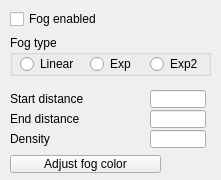
<?xml version="1.0" encoding="UTF-8"?>
<ui version="4.0">
 <class>CQDlgFog</class>
 <widget class="QDialog" name="CQDlgFog">
  <property name="geometry">
   <rect>
    <x>0</x>
    <y>0</y>
    <width>221</width>
    <height>180</height>
   </rect>
  </property>
  <property name="windowTitle">
   <string>Fog Settings</string>
  </property>
  <property name="locale">
   <locale language="English" country="UnitedStates"/>
  </property>
  <widget class="QCheckBox" name="qqFogEnabled">
   <property name="geometry">
    <rect>
     <x>10</x>
     <y>10</y>
     <width>111</width>
     <height>18</height>
    </rect>
   </property>
   <property name="focusPolicy">
    <enum>Qt::StrongFocus</enum>
   </property>
   <property name="text">
    <string>Fog enabled</string>
   </property>
  </widget>
  <widget class="QGroupBox" name="groupBox">
   <property name="geometry">
    <rect>
     <x>10</x>
     <y>35</y>
     <width>201</width>
     <height>41</height>
    </rect>
   </property>
   <property name="title">
    <string>Fog type</string>
   </property>
   <property name="flat">
    <bool>true</bool>
   </property>
   <widget class="QRadioButton" name="qqLinear">
    <property name="geometry">
     <rect>
      <x>10</x>
      <y>20</y>
      <width>61</width>
      <height>18</height>
     </rect>
    </property>
    <property name="focusPolicy">
     <enum>Qt::StrongFocus</enum>
    </property>
    <property name="text">
     <string>Linear</string>
    </property>
    <property name="autoExclusive">
     <bool>false</bool>
    </property>
   </widget>
   <widget class="QRadioButton" name="qqExp">
    <property name="geometry">
     <rect>
      <x>80</x>
      <y>20</y>
      <width>51</width>
      <height>18</height>
     </rect>
    </property>
    <property name="focusPolicy">
     <enum>Qt::StrongFocus</enum>
    </property>
    <property name="text">
     <string>Exp</string>
    </property>
    <property name="autoExclusive">
     <bool>false</bool>
    </property>
   </widget>
   <widget class="QRadioButton" name="qqExp2">
    <property name="geometry">
     <rect>
      <x>140</x>
      <y>20</y>
      <width>61</width>
      <height>18</height>
     </rect>
    </property>
    <property name="focusPolicy">
     <enum>Qt::StrongFocus</enum>
    </property>
    <property name="text">
     <string>Exp2</string>
    </property>
    <property name="autoExclusive">
     <bool>false</bool>
    </property>
   </widget>
  </widget>
  <widget class="QLabel" name="label">
   <property name="geometry">
    <rect>
     <x>10</x>
     <y>90</y>
     <width>111</width>
     <height>18</height>
    </rect>
   </property>
   <property name="text">
    <string>Start distance</string>
   </property>
  </widget>
  <widget class="QLineEdit" name="qqStartDistance">
   <property name="geometry">
    <rect>
     <x>150</x>
     <y>90</y>
     <width>56</width>
     <height>18</height>
    </rect>
   </property>
  </widget>
  <widget class="QLabel" name="label_2">
   <property name="geometry">
    <rect>
     <x>10</x>
     <y>110</y>
     <width>111</width>
     <height>18</height>
    </rect>
   </property>
   <property name="text">
    <string>End distance</string>
   </property>
  </widget>
  <widget class="QLineEdit" name="qqEndDistance">
   <property name="geometry">
    <rect>
     <x>150</x>
     <y>110</y>
     <width>56</width>
     <height>18</height>
    </rect>
   </property>
  </widget>
  <widget class="QLineEdit" name="qqDensity">
   <property name="geometry">
    <rect>
     <x>150</x>
     <y>130</y>
     <width>56</width>
     <height>18</height>
    </rect>
   </property>
  </widget>
  <widget class="QLabel" name="label_3">
   <property name="geometry">
    <rect>
     <x>10</x>
     <y>130</y>
     <width>111</width>
     <height>18</height>
    </rect>
   </property>
   <property name="text">
    <string>Density</string>
   </property>
  </widget>
  <widget class="QToolButton" name="qqAdjustColor">
   <property name="geometry">
    <rect>
     <x>10</x>
     <y>155</y>
     <width>151</width>
     <height>18</height>
    </rect>
   </property>
   <property name="focusPolicy">
    <enum>Qt::StrongFocus</enum>
   </property>
   <property name="text">
    <string>Adjust fog color</string>
   </property>
  </widget>
  <widget class="QLineEdit" name="qqDensity_2">
   <property name="geometry">
    <rect>
     <x>2520</x>
     <y>410</y>
     <width>81</width>
     <height>18</height>
    </rect>
   </property>
   <property name="font">
    <font>
     <pointsize>7</pointsize>
    </font>
   </property>
  </widget>
  <widget class="QLineEdit" name="qqStartDistance_2">
   <property name="geometry">
    <rect>
     <x>2520</x>
     <y>350</y>
     <width>81</width>
     <height>18</height>
    </rect>
   </property>
   <property name="font">
    <font>
     <pointsize>7</pointsize>
    </font>
   </property>
  </widget>
  <widget class="QLineEdit" name="qqEndDistance_2">
   <property name="geometry">
    <rect>
     <x>2520</x>
     <y>380</y>
     <width>56</width>
     <height>18</height>
    </rect>
   </property>
   <property name="font">
    <font>
     <pointsize>7</pointsize>
    </font>
   </property>
  </widget>
 </widget>
 <tabstops>
  <tabstop>qqFogEnabled</tabstop>
  <tabstop>qqLinear</tabstop>
  <tabstop>qqExp</tabstop>
  <tabstop>qqExp2</tabstop>
  <tabstop>qqStartDistance</tabstop>
  <tabstop>qqEndDistance</tabstop>
  <tabstop>qqDensity</tabstop>
  <tabstop>qqAdjustColor</tabstop>
 </tabstops>
 <resources/>
 <connections/>
</ui>
